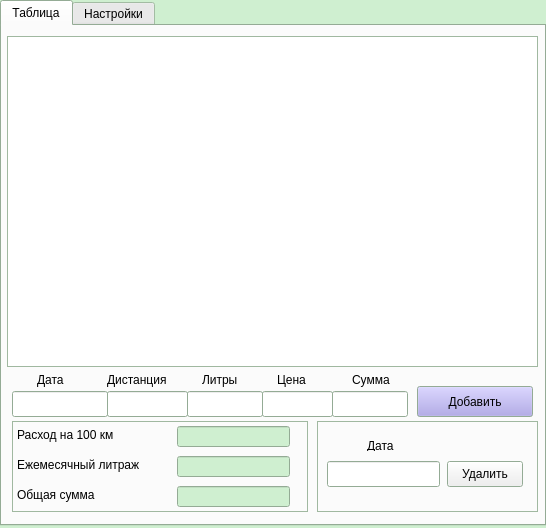
<?xml version="1.0" encoding="UTF-8"?>
<ui version="4.0">
 <class>MainWindow</class>
 <widget class="QMainWindow" name="MainWindow">
  <property name="geometry">
   <rect>
    <x>0</x>
    <y>0</y>
    <width>546</width>
    <height>528</height>
   </rect>
  </property>
  <property name="minimumSize">
   <size>
    <width>546</width>
    <height>528</height>
   </size>
  </property>
  <property name="maximumSize">
   <size>
    <width>546</width>
    <height>528</height>
   </size>
  </property>
  <property name="palette">
   <palette>
    <active>
     <colorrole role="Base">
      <brush brushstyle="SolidPattern">
       <color alpha="255">
        <red>255</red>
        <green>255</green>
        <blue>255</blue>
       </color>
      </brush>
     </colorrole>
     <colorrole role="Window">
      <brush brushstyle="SolidPattern">
       <color alpha="255">
        <red>207</red>
        <green>239</green>
        <blue>208</blue>
       </color>
      </brush>
     </colorrole>
    </active>
    <inactive>
     <colorrole role="Base">
      <brush brushstyle="SolidPattern">
       <color alpha="255">
        <red>255</red>
        <green>255</green>
        <blue>255</blue>
       </color>
      </brush>
     </colorrole>
     <colorrole role="Window">
      <brush brushstyle="SolidPattern">
       <color alpha="255">
        <red>207</red>
        <green>239</green>
        <blue>208</blue>
       </color>
      </brush>
     </colorrole>
    </inactive>
    <disabled>
     <colorrole role="Base">
      <brush brushstyle="SolidPattern">
       <color alpha="255">
        <red>207</red>
        <green>239</green>
        <blue>208</blue>
       </color>
      </brush>
     </colorrole>
     <colorrole role="Window">
      <brush brushstyle="SolidPattern">
       <color alpha="255">
        <red>207</red>
        <green>239</green>
        <blue>208</blue>
       </color>
      </brush>
     </colorrole>
    </disabled>
   </palette>
  </property>
  <property name="windowTitle">
   <string>Клиент БД Firebird v1.0</string>
  </property>
  <property name="windowIcon">
   <iconset>
    <normaloff>test.jpg</normaloff>test.jpg</iconset>
  </property>
  <widget class="QWidget" name="centralwidget">
   <widget class="QTabWidget" name="tabWidget">
    <property name="geometry">
     <rect>
      <x>0</x>
      <y>0</y>
      <width>546</width>
      <height>526</height>
     </rect>
    </property>
    <property name="currentIndex">
     <number>0</number>
    </property>
    <widget class="QWidget" name="tab1">
     <attribute name="title">
      <string>Таблица</string>
     </attribute>
     <widget class="QPushButton" name="append">
      <property name="geometry">
       <rect>
        <x>415</x>
        <y>360</y>
        <width>116</width>
        <height>31</height>
       </rect>
      </property>
      <property name="palette">
       <palette>
        <active>
         <colorrole role="Button">
          <brush brushstyle="SolidPattern">
           <color alpha="255">
            <red>162</red>
            <green>153</green>
            <blue>229</blue>
           </color>
          </brush>
         </colorrole>
        </active>
        <inactive>
         <colorrole role="Button">
          <brush brushstyle="SolidPattern">
           <color alpha="255">
            <red>162</red>
            <green>153</green>
            <blue>229</blue>
           </color>
          </brush>
         </colorrole>
        </inactive>
        <disabled>
         <colorrole role="Button">
          <brush brushstyle="SolidPattern">
           <color alpha="255">
            <red>162</red>
            <green>153</green>
            <blue>229</blue>
           </color>
          </brush>
         </colorrole>
        </disabled>
       </palette>
      </property>
      <property name="text">
       <string>Добавить</string>
      </property>
     </widget>
     <widget class="QTableView" name="tableView">
      <property name="enabled">
       <bool>true</bool>
      </property>
      <property name="geometry">
       <rect>
        <x>5</x>
        <y>10</y>
        <width>531</width>
        <height>331</height>
       </rect>
      </property>
      <property name="font">
       <font>
        <family>Nimbus Sans L</family>
        <weight>75</weight>
        <bold>true</bold>
       </font>
      </property>
      <property name="acceptDrops">
       <bool>false</bool>
      </property>
      <property name="frameShadow">
       <enum>QFrame::Plain</enum>
      </property>
      <property name="lineWidth">
       <number>3</number>
      </property>
      <property name="midLineWidth">
       <number>1</number>
      </property>
      <property name="verticalScrollBarPolicy">
       <enum>Qt::ScrollBarAsNeeded</enum>
      </property>
      <property name="dragEnabled">
       <bool>true</bool>
      </property>
      <property name="gridStyle">
       <enum>Qt::SolidLine</enum>
      </property>
      <property name="sortingEnabled">
       <bool>true</bool>
      </property>
      <attribute name="horizontalHeaderCascadingSectionResizes">
       <bool>true</bool>
      </attribute>
      <attribute name="horizontalHeaderShowSortIndicator" stdset="0">
       <bool>true</bool>
      </attribute>
      <attribute name="horizontalHeaderStretchLastSection">
       <bool>true</bool>
      </attribute>
      <attribute name="verticalHeaderVisible">
       <bool>false</bool>
      </attribute>
      <attribute name="verticalHeaderCascadingSectionResizes">
       <bool>false</bool>
      </attribute>
      <attribute name="verticalHeaderDefaultSectionSize">
       <number>0</number>
      </attribute>
      <attribute name="verticalHeaderHighlightSections">
       <bool>false</bool>
      </attribute>
      <attribute name="verticalHeaderMinimumSectionSize">
       <number>0</number>
      </attribute>
      <attribute name="verticalHeaderShowSortIndicator" stdset="0">
       <bool>false</bool>
      </attribute>
      <attribute name="verticalHeaderStretchLastSection">
       <bool>false</bool>
      </attribute>
     </widget>
     <widget class="QFrame" name="frame">
      <property name="geometry">
       <rect>
        <x>10</x>
        <y>395</y>
        <width>296</width>
        <height>91</height>
       </rect>
      </property>
      <property name="frameShape">
       <enum>QFrame::StyledPanel</enum>
      </property>
      <property name="frameShadow">
       <enum>QFrame::Raised</enum>
      </property>
      <widget class="QLabel" name="label_11">
       <property name="geometry">
        <rect>
         <x>5</x>
         <y>5</y>
         <width>121</width>
         <height>18</height>
        </rect>
       </property>
       <property name="text">
        <string>Расход на 100 км</string>
       </property>
      </widget>
      <widget class="QLabel" name="label_12">
       <property name="geometry">
        <rect>
         <x>5</x>
         <y>35</y>
         <width>156</width>
         <height>18</height>
        </rect>
       </property>
       <property name="text">
        <string>Ежемесячный литраж</string>
       </property>
      </widget>
      <widget class="QLabel" name="label_13">
       <property name="geometry">
        <rect>
         <x>5</x>
         <y>65</y>
         <width>96</width>
         <height>18</height>
        </rect>
       </property>
       <property name="text">
        <string>Общая сумма</string>
       </property>
      </widget>
      <widget class="QLineEdit" name="rashod_100">
       <property name="enabled">
        <bool>false</bool>
       </property>
       <property name="geometry">
        <rect>
         <x>165</x>
         <y>5</y>
         <width>113</width>
         <height>21</height>
        </rect>
       </property>
      </widget>
      <widget class="QLineEdit" name="litrag">
       <property name="enabled">
        <bool>false</bool>
       </property>
       <property name="geometry">
        <rect>
         <x>165</x>
         <y>35</y>
         <width>113</width>
         <height>21</height>
        </rect>
       </property>
      </widget>
      <widget class="QLineEdit" name="full_summa">
       <property name="enabled">
        <bool>false</bool>
       </property>
       <property name="geometry">
        <rect>
         <x>165</x>
         <y>65</y>
         <width>113</width>
         <height>21</height>
        </rect>
       </property>
      </widget>
     </widget>
     <widget class="QLineEdit" name="data">
      <property name="geometry">
       <rect>
        <x>10</x>
        <y>365</y>
        <width>96</width>
        <height>26</height>
       </rect>
      </property>
     </widget>
     <widget class="QLineEdit" name="dist">
      <property name="geometry">
       <rect>
        <x>105</x>
        <y>365</y>
        <width>81</width>
        <height>26</height>
       </rect>
      </property>
     </widget>
     <widget class="QLineEdit" name="litres">
      <property name="geometry">
       <rect>
        <x>185</x>
        <y>365</y>
        <width>76</width>
        <height>26</height>
       </rect>
      </property>
     </widget>
     <widget class="QLineEdit" name="price">
      <property name="geometry">
       <rect>
        <x>260</x>
        <y>365</y>
        <width>71</width>
        <height>26</height>
       </rect>
      </property>
     </widget>
     <widget class="QLineEdit" name="summa">
      <property name="geometry">
       <rect>
        <x>330</x>
        <y>365</y>
        <width>76</width>
        <height>26</height>
       </rect>
      </property>
     </widget>
     <widget class="QLabel" name="label_6">
      <property name="geometry">
       <rect>
        <x>35</x>
        <y>345</y>
        <width>41</width>
        <height>18</height>
       </rect>
      </property>
      <property name="text">
       <string>Дата</string>
      </property>
     </widget>
     <widget class="QLabel" name="label_7">
      <property name="geometry">
       <rect>
        <x>105</x>
        <y>345</y>
        <width>76</width>
        <height>18</height>
       </rect>
      </property>
      <property name="text">
       <string>Дистанция</string>
      </property>
     </widget>
     <widget class="QLabel" name="label_8">
      <property name="geometry">
       <rect>
        <x>200</x>
        <y>345</y>
        <width>51</width>
        <height>18</height>
       </rect>
      </property>
      <property name="text">
       <string>Литры</string>
      </property>
     </widget>
     <widget class="QLabel" name="label_9">
      <property name="geometry">
       <rect>
        <x>275</x>
        <y>345</y>
        <width>41</width>
        <height>18</height>
       </rect>
      </property>
      <property name="text">
       <string>Цена</string>
      </property>
     </widget>
     <widget class="QLabel" name="label_10">
      <property name="geometry">
       <rect>
        <x>350</x>
        <y>345</y>
        <width>51</width>
        <height>18</height>
       </rect>
      </property>
      <property name="text">
       <string>Сумма</string>
      </property>
     </widget>
     <widget class="QFrame" name="frame_2">
      <property name="geometry">
       <rect>
        <x>315</x>
        <y>395</y>
        <width>221</width>
        <height>91</height>
       </rect>
      </property>
      <property name="frameShape">
       <enum>QFrame::StyledPanel</enum>
      </property>
      <property name="frameShadow">
       <enum>QFrame::Raised</enum>
      </property>
      <widget class="QLineEdit" name="data_del">
       <property name="geometry">
        <rect>
         <x>10</x>
         <y>40</y>
         <width>113</width>
         <height>26</height>
        </rect>
       </property>
      </widget>
      <widget class="QLabel" name="label_14">
       <property name="geometry">
        <rect>
         <x>50</x>
         <y>20</y>
         <width>36</width>
         <height>10</height>
        </rect>
       </property>
       <property name="text">
        <string>Дата</string>
       </property>
      </widget>
      <widget class="QPushButton" name="del_row">
       <property name="geometry">
        <rect>
         <x>130</x>
         <y>40</y>
         <width>76</width>
         <height>26</height>
        </rect>
       </property>
       <property name="text">
        <string>Удалить</string>
       </property>
      </widget>
     </widget>
    </widget>
    <widget class="QWidget" name="tab2">
     <attribute name="title">
      <string>Настройки</string>
     </attribute>
     <widget class="QLineEdit" name="lineEdit">
      <property name="geometry">
       <rect>
        <x>80</x>
        <y>30</y>
        <width>351</width>
        <height>26</height>
       </rect>
      </property>
     </widget>
     <widget class="QLineEdit" name="lineEdit_2">
      <property name="geometry">
       <rect>
        <x>80</x>
        <y>70</y>
        <width>151</width>
        <height>26</height>
       </rect>
      </property>
     </widget>
     <widget class="QLineEdit" name="lineEdit_3">
      <property name="geometry">
       <rect>
        <x>80</x>
        <y>110</y>
        <width>151</width>
        <height>26</height>
       </rect>
      </property>
     </widget>
     <widget class="QLineEdit" name="lineEdit_4">
      <property name="enabled">
       <bool>false</bool>
      </property>
      <property name="geometry">
       <rect>
        <x>50</x>
        <y>250</y>
        <width>431</width>
        <height>26</height>
       </rect>
      </property>
      <property name="readOnly">
       <bool>true</bool>
      </property>
     </widget>
     <widget class="QPushButton" name="pushButton">
      <property name="geometry">
       <rect>
        <x>120</x>
        <y>170</y>
        <width>131</width>
        <height>27</height>
       </rect>
      </property>
      <property name="text">
       <string>Подключить</string>
      </property>
     </widget>
     <widget class="QPushButton" name="pushButton_2">
      <property name="geometry">
       <rect>
        <x>420</x>
        <y>70</y>
        <width>90</width>
        <height>27</height>
       </rect>
      </property>
      <property name="text">
       <string>Сохранить</string>
      </property>
     </widget>
     <widget class="QLabel" name="label">
      <property name="geometry">
       <rect>
        <x>130</x>
        <y>220</y>
        <width>51</width>
        <height>18</height>
       </rect>
      </property>
      <property name="text">
       <string>Статус</string>
      </property>
     </widget>
     <widget class="QLabel" name="label_2">
      <property name="geometry">
       <rect>
        <x>200</x>
        <y>220</y>
        <width>151</width>
        <height>18</height>
       </rect>
      </property>
      <property name="font">
       <font>
        <weight>75</weight>
        <bold>true</bold>
       </font>
      </property>
      <property name="text">
       <string>Нет подключения</string>
      </property>
     </widget>
     <widget class="QLabel" name="label_3">
      <property name="geometry">
       <rect>
        <x>10</x>
        <y>30</y>
        <width>62</width>
        <height>21</height>
       </rect>
      </property>
      <property name="text">
       <string>Файл БД</string>
      </property>
     </widget>
     <widget class="QLabel" name="label_4">
      <property name="geometry">
       <rect>
        <x>40</x>
        <y>70</y>
        <width>31</width>
        <height>21</height>
       </rect>
      </property>
      <property name="text">
       <string>Имя</string>
      </property>
     </widget>
     <widget class="QLabel" name="label_5">
      <property name="geometry">
       <rect>
        <x>20</x>
        <y>110</y>
        <width>51</width>
        <height>21</height>
       </rect>
      </property>
      <property name="text">
       <string>Пароль</string>
      </property>
     </widget>
     <widget class="QPushButton" name="pushButton_3">
      <property name="geometry">
       <rect>
        <x>280</x>
        <y>170</y>
        <width>121</width>
        <height>27</height>
       </rect>
      </property>
      <property name="text">
       <string>Отключить</string>
      </property>
     </widget>
    </widget>
   </widget>
  </widget>
 </widget>
 <resources/>
 <connections/>
</ui>
